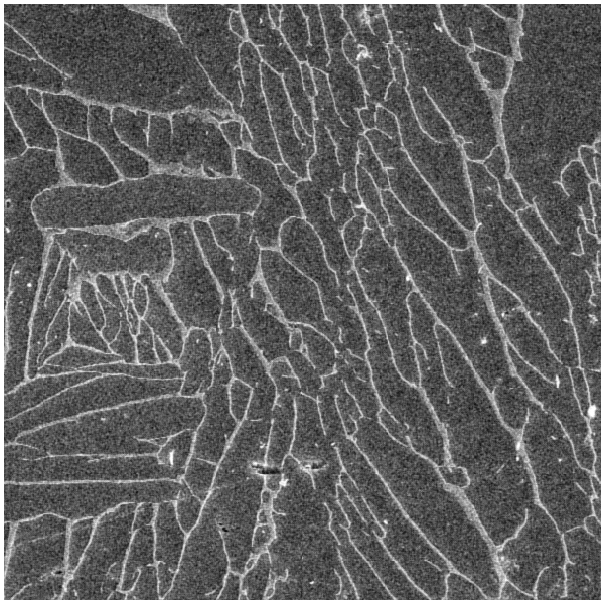
#> input picture Semantic Segmentation/equi_images/image_1.png, 604 x 604 px, found by its file name; its folder holds only this picture in this run
$ jupyter execute --allow-errors few_shot_ti64.ipynb   (shell and % lines are left out)   (older library calls are emulated)
#> lines starting #> are read from the running program, lines starting #| are printed output that depends on the picture; after the words box and inside, x2 and y2 are one past the last pixel; in counts of white or black regions, pixels touching at a corner belong together
## Install segmentation-models

## Import libraries

The version numbers for the libraries are provided below. It should be noted that other versions may also be compatible, but this list has been tested with the current release.

* Python : 3.7.9

* segmentation_models : 1.0.1

* Numpy : 1.17.0

* cv2 : 4.5.1

* PIL : 8.0.1

* Keras : 2.3.1

* Tensorflow : 2.0.0

* skimage : 0.17.2

[cell 1]
import numpy as np
import matplotlib.pyplot as plt
from PIL import Image
import cv2
import pandas as pd
import os.path

from scipy import ndimage as ndi
from skimage.morphology import watershed
from skimage import exposure
from skimage.filters import sobel
from sklearn.metrics import jaccard_score
import random
import time

from keras.models import *
from keras.layers import *
import tensorflow as tf
from keras.optimizers import *
import keras.backend as K
from random import shuffle

from segmentation_models import Unet
from segmentation_models import get_preprocessing

## User defined functions

[cell 2]
def smooth(img):
    return 0.5*img + 0.5*(np.roll(img, +1, axis=0) + np.roll(img, -1, axis=0) +
        np.roll(img, +1, axis=1) + np.roll(img, -1, axis=1) )

# [23 lines left out: functions returnIndex, duplex_segmentation, not called in this run]

def lamellar_segmentation(img_path):
#> called with img_path = 'lam_images/image_1.png'
    s = 604
    PIL_image = Image.open(img_path)
#> PIL_image is the input picture: PIL image 604x604 RGBA; mean R, G, B, A 98.1, 98.1, 98.1, 255
    img_in = np.array(PIL_image.convert('L'))
    img_in = cv2.resize(img_in, (s,s), interpolation=cv2.INTER_CUBIC)
    img_in = cv2.blur(img_in, (3,3))
    img_in = cv2.medianBlur(img_in, 3)
    thi, img_in = cv2.threshold(img_in,np.median(img_in),255,cv2.THRESH_BINARY)
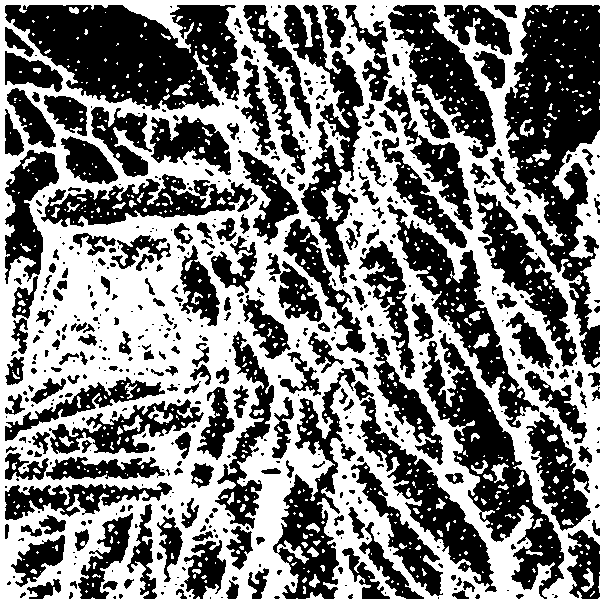
#> img_in: shape (604, 604); 49.9% white; 850 white regions (730 under 20 px), largest, box (x1, y1, x2, y2) and area: (0, 0, 604, 604) 171911, (321, 187, 343, 221) 314, (148, 406, 173, 424) 177
#> thi = 86
    return np.array(img_in)

# [33 lines left out: functions read_equi_data, read_lam_data, not called in this run]

## Generating ground truth masks for equiaxed microstructures

[cell 3]
num_equi_training_samples = 10
#> (the rest of this cell did not finish here and is left out)

## Generating ground truth masks for lamellar microstructures

[cell 4]
num_lam_training_samples = 10
#> (the rest of this cell did not finish here and is left out)

## Loading paths for images and masks

The code for the combined loading of images and masks was inspired from https://nanohub.org/tools/imagesegment

[cell 5]
train_equi_mask_paths = [("equi_images/image_%d.png"%i, "equi_masks/mask_%d.png"%i) for i in range(1,num_equi_training_samples + 1)]
#> train_equi_mask_paths = 10 items


train_lam_mask_paths = [("lam_images/image_%d.png"%i, "lam_masks/mask_%d.png"%i) for i in range(1,num_lam_training_samples + 1)]


train_lam_paths = train_lam_mask_paths[int(1):]
train_equi_paths = train_equi_mask_paths[int(1):]
#> train_equi_paths = 9 items
num_train_images = len(train_lam_paths) + len(train_equi_paths)
#> num_train_images = 18
#> (the rest of this cell did not finish here and is left out)
